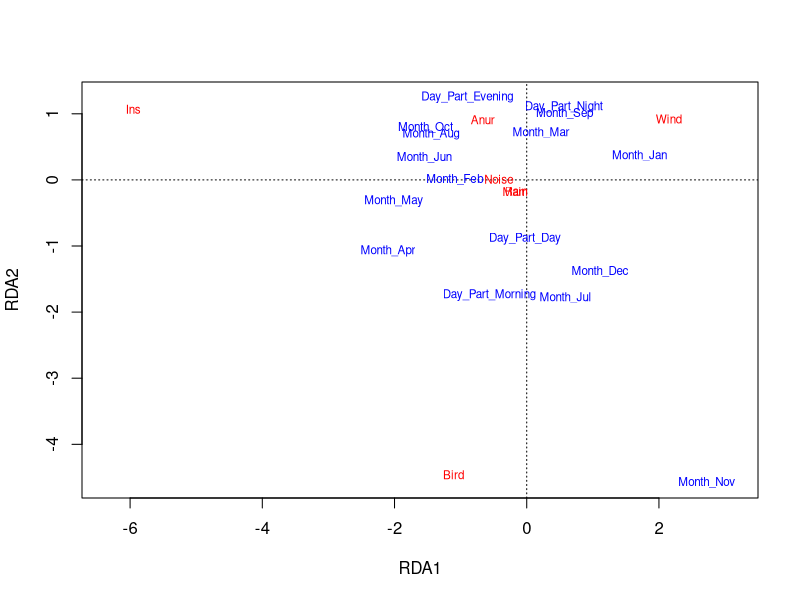

This figure's R source:
## ---- chunk 1
library(knitr)
opts_chunk$set(echo = TRUE)
## ---- chunk 2
library(readxl)
library(vegan)
library(dplyr)

## ---- chunk 3

dat <- read_excel("Short_observation.xlsx")

sound <- dat %>% select(Ins, Anur, Bird, Mam, Wind, Rain, Noise)

sound_perc <- decostand(x = sound, MARGIN = 1, method = "total") #Выражаем в представленность источников звука в долях.

predictors <- dat %>% select(Indx, Month_, Day_Part_)


## ---- chunk 4

Mod <- rda(sound ~ Month_ + Day_Part_, data = predictors)

## ---- chunk 5

summary(Mod)
## ---- chunk 6

anova(Mod)

anova(Mod, by = "axis")

anova(Mod, by = "margin")

## ---- chunk 7
plot(Mod, display = c("species", "cn"), scaling = "species")
